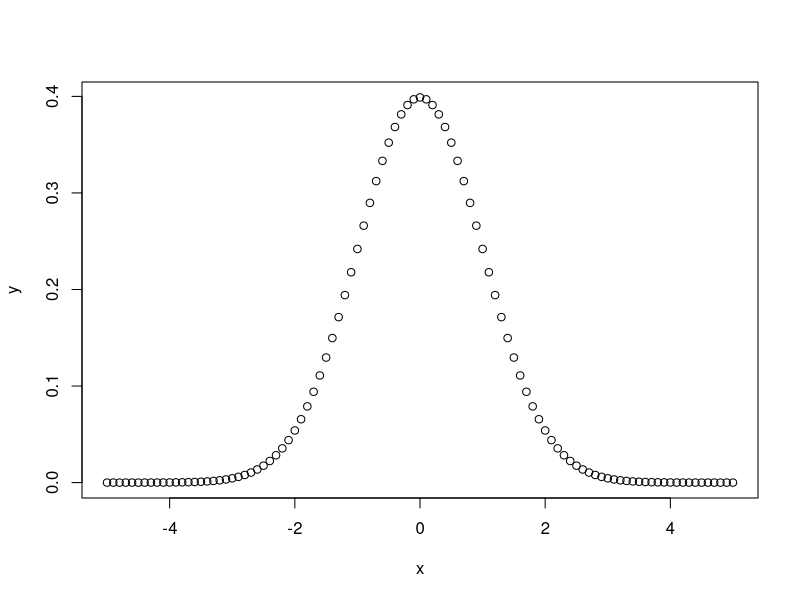
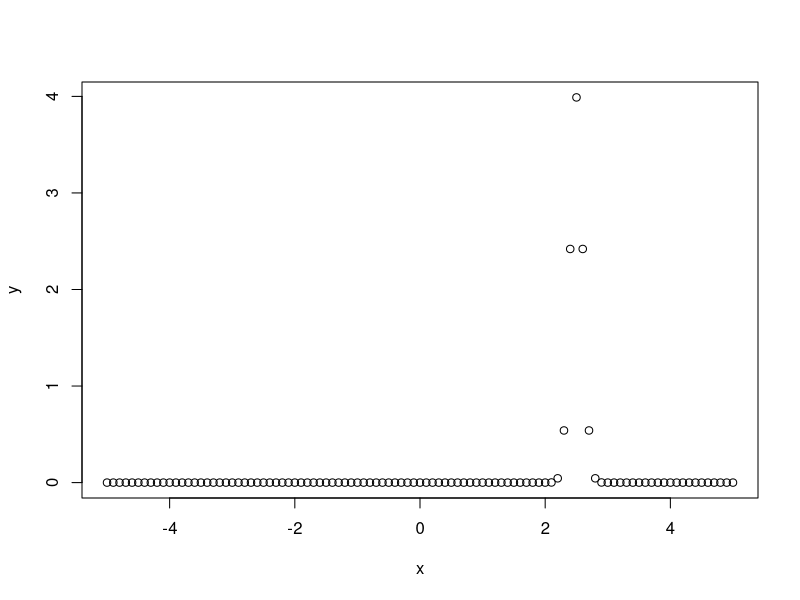
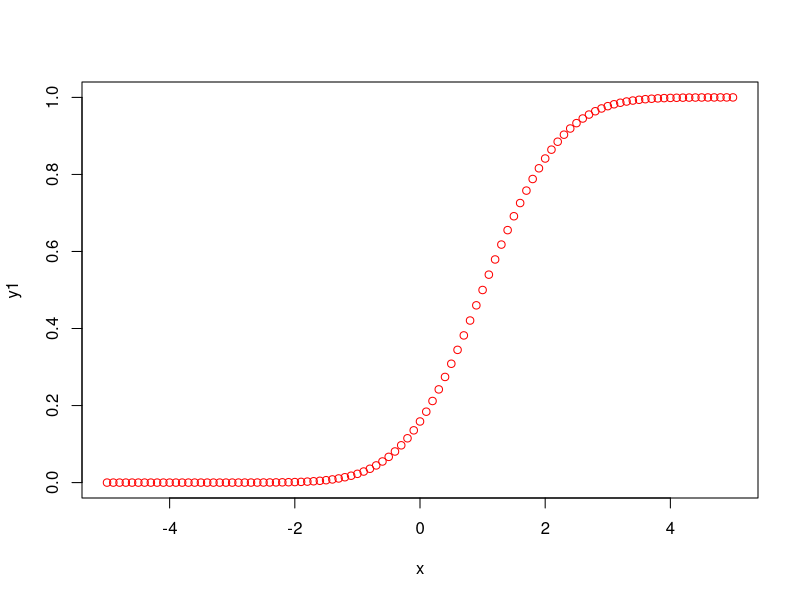
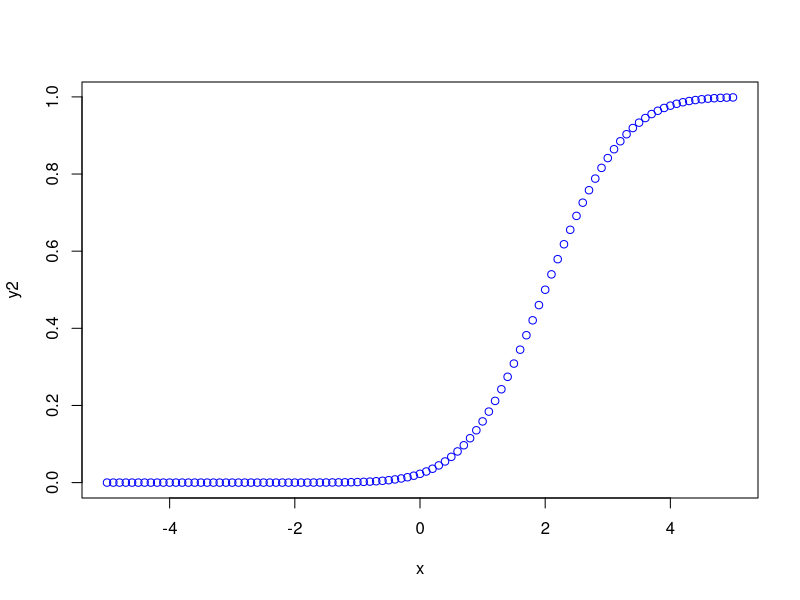
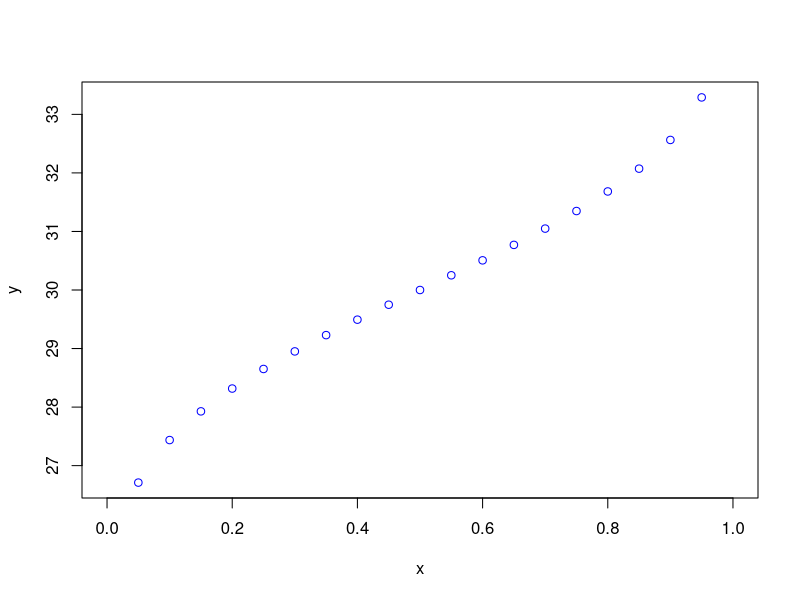
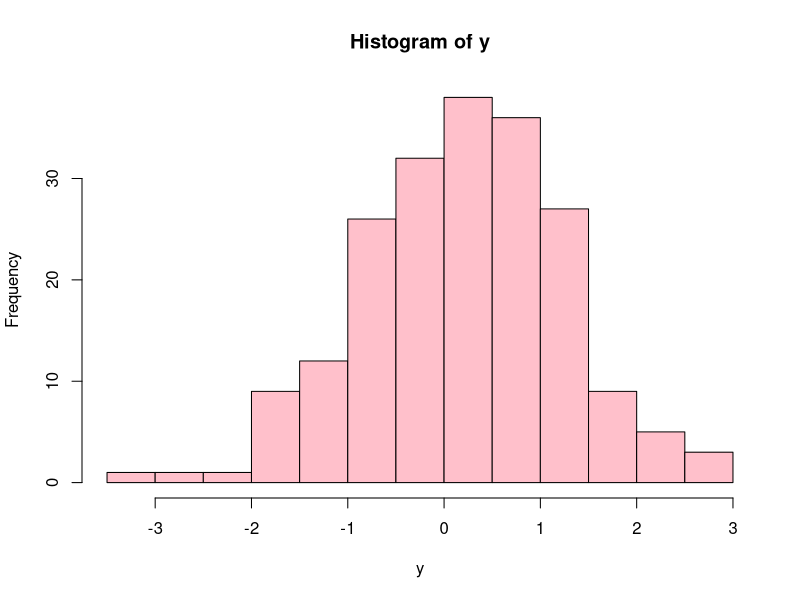
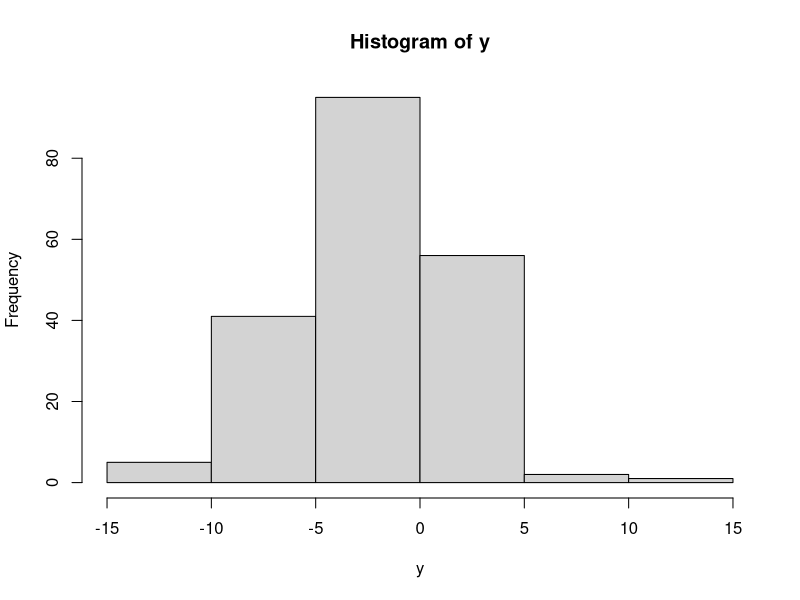
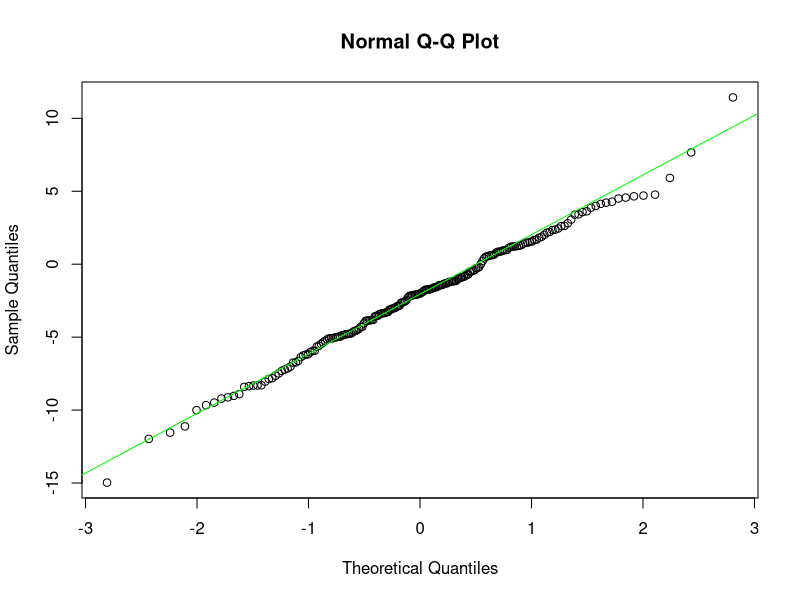

Recreate these plots in R, in order.
par(mfrow=c(1,1))

# **************** Normal Distribution **************** 

# d = height of probability density function
dnorm(0, mean=0, sd=1) #same as dnorm(0)
dnorm(0, mean=4, sd=1) #same as dnorm(0, mean=4)
dnorm(0, mean=4, sd=10)
#
v = c(0, 1, 2)
dnorm(v)
#
x = seq(-5, 5, by=0.1)
y = dnorm(x) #the default mean=0, sd=1
plot(x, y)
#
y = dnorm(x, mean=2.5, sd=0.1)
plot(x, y)



# p = cumulative density function
pnorm(0) #same as pnorm(0, mean=0, sd=1)
pnorm(1)
pnorm(0, mean=2, sd=3)
v = c(0, 1, 2)
pnorm(v)
pnorm(-1)
1 - pnorm(1)
pnorm(1, lower.tail=FALSE)
1 - (pnorm(-2) + pnorm(2, lower.tail=FALSE))

normalCdf <- function(lowerBound, upperBound) {
  #same as    1 - (pnorm(-2) + pnorm(2, lower.tail=FALSE))
  return (1 - (pnorm(lowerBound) + 1 - pnorm(upperBound)))
}
normalCdf(-1, 1)
normalCdf(-2, 2)
normalCdf(-3, 3)

x = seq(-5, 5, by=0.1)
y1 = pnorm(x, mean=1, sd=1)
y2 = pnorm(x, mean=2, sd=1)
plot(x, y1, col='red')
plot(x, y2, col='blue')



# q = inverse cumulative density function
qnorm(0.5, mean=0, sd=1) #inverse cdf
qnorm(0.02275013, mean=2, sd=1) # ~ rounds to 0
qnorm(0.5, mean=1, sd=2)
qnorm(0.5, mean=2, sd=2)
qnorm(0.5, mean=2, sd=10)
qnorm(0.25, mean=2, sd=2)
qnorm(0.333)
qnorm(0.333, sd=3)
#
v = c(0.1, 0.3, 0.75) #list of areas
qnorm(v)
#
x = seq(0, 1, by=0.05)
y = qnorm(x, mean=30, sd=2)
plot(x, y, col='blue')



# r = random numbers
rnorm(4)
rnorm(4, mean=3, sd=3)
#
y <- rnorm(200)
hist(y, col='pink')
y <- rnorm(200, mean=-2, sd=4)
hist(y)
#
qqnorm(y)
qqline(y, col='green') #line through q-q plot





# **************** t Distribution **************** 

# dt = height of t distrbution
x <- seq(-20, 20, by=0.5)
y <- dt(x, df=10)
plot(x, y, type='l')
y <- dt(x, df=50)
plot(x, y)



# pt = tcdf
pt(-3, df=10)
1 - pt(3, df=10)
pt(3, df=10)
#
tValue <- (mean(x)-2)/sd(x)
pValue <- pt(tValue, df=20)
pValue



# qt = inverse tcdf
qt(0.05, df=10)
qt(0.10, df=10, lower.tail=FALSE)



# rt = random t-distributed numbers
rt(3, df=10)
rt(10, df=100)






# **************** Binomial Distribution **************** 

# dbinom(x, n, p)
x <- seq(0, 50, by=1)
y <- dbinom(x, 50, 0.2)
plot(x, y)
y <- dbinom(x, 50, 0.6)
plot(x, y)



# pbinom(x, n, p)
pbinom(24, 50, 0.5)
1 - pbinom(25, 50, 0.5)
pbinom(25, 50, 0.5)
pbinom(26, 50, 0.5)
pbinom(25, 51, 0.5)
pbinom(25, 50, 0.25)



# qbinom(area left tail, n, p)
qbinom(0.5, 51, 1/2)
qbinom(0.25, 51, 1/2)
pbinom(23, 51, 1/2)



# rbinom(number of random numbers, n, p)
rbinom(200, 50, 0.2)
rbinom(10, 100, 0.2)
rbinom(5, 100, 0.7)




# **************** Chi-Squared Distribution ***************

# dchisq(x, df=df0)
x <- seq(0, 80, by=0.5)
y <- dchisq(x, df=4)
plot(x, y)
y <- dchisq(x, df=30)
plot(x, y)



# pchisq(x, df=df0)
pchisq(2, df=10) # left tailed
pchisq(2, df=10, lower.tail=FALSE)
pchisq(3, df=20)



# qchisq(left area, df=df0)
qchisq(0.05, df=10)
qchisq(0.05, df=10, lower.tail=FALSE)
qchisq(0.95, df=10)
v <- c(0.005, 0.025, 0.05)
qchisq(v, df=25)



# rchisq(number, df=df0)
rchisq(3, df=10)
rchisq(3, df=70)


# **************** F Distribution ***************
curve(df(x, 6, 11), xlim=c(0, 10), main="F Distribution")
curve(df(x, 19, 5), xlim=c(0, 10), main="F Distribution")
df(2, df1=19, df2=5)

pf(2, df1=19, df2=5)

qf(0.05, df1=19, df2=5)

rf(10, df1=19, df2=5)


# **************** Hypergeometric Distribution ***************

"Suppose you have an urn with 30 balls, 10 red and 20 white. You
select 15 at random. What is the probability that the 
sample contains 8 red? contains 8 or more red?

http://stat.ethz.ch/R-manual/R-patched/library/stats/
html/Hypergeometric.html
http://www.math.grin.edu/~mooret/courses/math335/binom-hyper.html"

dhyper(x=8, m=10, n=20, k=15)
dhyper(x=3, m=7, n=5, k=4)
dhyper(x=3, m=5, n=5, k=3)
dhyper(x=1, m=2, n=8, k=5)
1-dhyper(x=0, m=3, n=9, k=3)
1-phyper(7, 10, 20, 15)
qhyper(0.10, 10, 20, 15)
rhyper(10, 10, 20, 15)

#sample <- rhyper(100, 10, 20, 15)
#hist(sample, breaks=seq(-0.5, 6.5, 1), col='light grey', border='grey')


# **************** Geometric Distribution ***************

"https://stat.ethz.ch/R-manual/R-devel/library/stats/html/
Geometric.html"

x = seq(0, 10, by=1)
y = dgeom(x, 0.2)
plot(x, y)

"
P(X = x) = pq^(x-1)
P(X <= x) = 1-q^x
"

" What is the probability an agent must select 4 people before he
finds one who attended the last game? (p(person attends game) =0.2"
dgeom(4-1, 0.2) # = geometpdf(4, 0.2) = 0.1024

" What is probability he must select more than 6 people before
finding one who attended the game?"
1-pgeom(6-1, 0.2) # = 1-geometcdf(0.2, 6) = 0.262

"Products are made by a machine with a 3% defective rate. What
is probability that first defective occurs in fifth item?"
dgeom(5-1, 0.03)

"What is probability that first defective occurs in first five
inspections?"
# P(X <= 5) = 1- geometcdf(0.03, 5)
pgeom(4, 0.03) #num failures that occur before first success


# par (mfrow = c(2,2))
par (mfrow = c(1,1))
# dp par(mfrow=c(1,1)) to get back normal view
x<-0:4
plot(x+1, dgeom(x, prob = .95),
     xlab = "X = Number of Trials", ylab = "P(X=x)",
     type = "h", main = "First Ready Terminal, p = .95")
x<-0:9
plot(x+1, dgeom(x, prob = .5),
     xlab = "X = Number of Trials", ylab = "P(X=x)",
     type = "h", main = "First Head, p = .5")
x<- 0:19
plot(x+1, dgeom(x, prob = .2),
     xlab = "X = Number of Trials", ylab = "P(X=x)",
     type = "h", main = "First Defective, p = .2")
x<- seq(0, 400, 50)
plot(x+1, dgeom(x, prob = .01),
     xlab = "X = Number of Trials", ylab = "P(X=x)",
     type = "h", main = "First Bit in Error, p = .01")


"Production line has 20% defective rate. What is the min number
of inspections necessary so probability of finding a defective
is more than 75%?"
qgeom(0.75, 0.2) # = after 6 non-defectives, 
#there is at least 75% chance of obtaining the first defective.




# **************** Multinomial Distribution ***************
dmultinom(x=c(3, 2, 1), size=6, prob=c(0.5, 0.3, 0.2)) # x, size, prob
dmultinom(x=c(4, 3, 2, 1), size=10, prob=c(0.54, 0.11, 0.34, 0.01))
#pmultinom() # x, size, prob
rmultinom(n=20, size=6, prob=c(0.5, 0.3, 0.2)) # n, size, prob



# **************** Poisson Distribution ***************
#dpois(x, lambda)
#ppois(q, lambda)
#qpois(p, lambda)
#rpois(n, lambda)
dpois(x=3, lambda=2/5)
ppois(q=3, lambda=3)
1 - ppois(q=2, lambda=3)
1 - ppois(q=4, lambda=3)



# **************** Wilcoxon Distribution ********************
#x <- -1:(4*6+1)
plot(x, dwilcox(x, 4, 6), type="l", lwd=4, col="goldenrod1")
x <- -101:101 # (10*10+1 are the limits)
points(x, dwilcox(x, 10,10), type="l", lwd=4, col="cyan")
#x <- -5:(21*3+1)
points(x, dwilcox(x, 21,3), type="l", lwd=4, col="red")
points(x, dwilcox(x, 2, 3), type="l", lwd=4, col="hotpink")
points(x, dwilcox(x, 3, 21), type="l", lwd=4, col="chartreuse")
x <- -401: 401
points(x, dwilcox(x, 20, 20), type="l", lwd=4, col="purple3")

# basic wilcox graph formula: function(x, n1, n2) 
